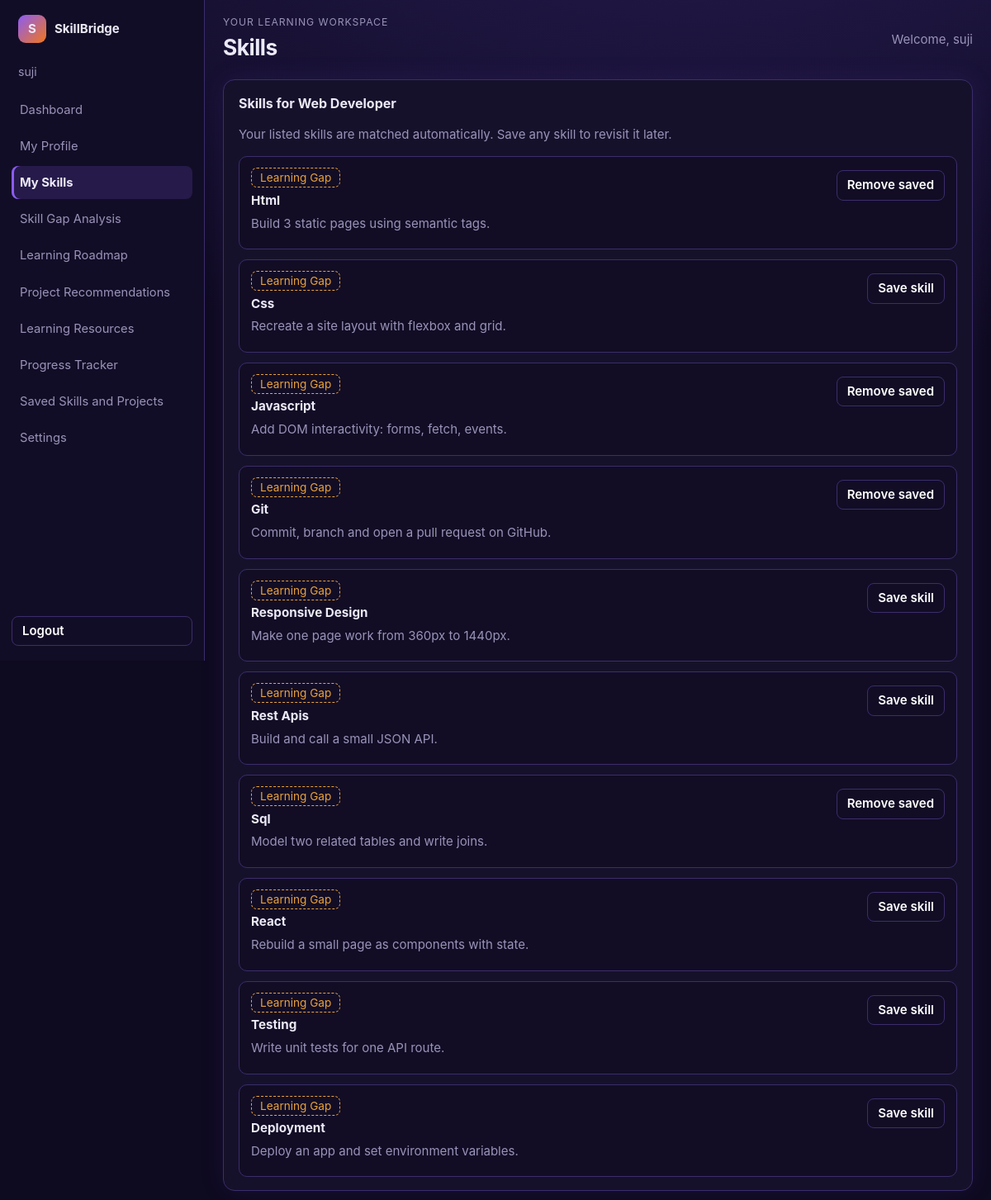
/skills (signed in), run on the app's committed database.
### tables this page shows
CREATE TABLE users (
        id INTEGER PRIMARY KEY, name TEXT NOT NULL, email TEXT NOT NULL UNIQUE,
        password_hash TEXT NOT NULL, department TEXT NOT NULL, year INTEGER NOT NULL,
        career_goal TEXT NOT NULL, skills TEXT NOT NULL DEFAULT '',
        created_at TEXT DEFAULT CURRENT_TIMESTAMP);

CREATE TABLE saved_items (
        user_id INTEGER NOT NULL REFERENCES users(id),
        item_type TEXT NOT NULL, item_key TEXT NOT NULL, title TEXT NOT NULL,
        details TEXT NOT NULL DEFAULT '', created_at TEXT DEFAULT CURRENT_TIMESTAMP,
        PRIMARY KEY (user_id, item_type, item_key));

### app.py (the view)
@app.route("/skills")
@login_required
def my_skills():
    return render_student_page("skills")

### app.py (called while the page is built)
def extract_skills(text: str) -> set:
    text = text.lower()
    found = set()
    for term, canon in VOCAB.items():
        if re.search(rf"(?<![\w+#.]){re.escape(term)}(?![\w+#])", text):
            found.add(canon)
    for tok in set(re.findall(r"[a-z0-9.+#-]{4,}", text)):
        if tok in VOCAB:
            continue
        hit = get_close_matches(tok, SINGLE, n=1, cutoff=0.85)
        if hit:
            found.add(VOCAB[hit[0]])
    return found

def render_student_page(page):
    user = current_user()
    analysis = build_analysis(user["career_goal"], user["skills"], user["id"])
    saved = db().execute(
        "SELECT item_type, item_key, title, details FROM saved_items WHERE user_id=? ORDER BY created_at DESC",
        (user["id"],),
    ).fetchall()
    return render_template(
        "index.html", careers=list(CAREERS), page=page, analysis=analysis,
        saved_items=[dict(row) for row in saved],
    )

def saved_exists(user_id, item_type, item_key):
    return db().execute(
        "SELECT 1 FROM saved_items WHERE user_id=? AND item_type=? AND item_key=?",
        (user_id, item_type, item_key),
    ).fetchone() is not None

### auth.py (called while the page is built)
def db():
    if "db" not in g:
        g.db = sqlite3.connect(DB_PATH)
        g.db.row_factory = sqlite3.Row
    return g.db

def current_user():
    return g.user

def csrf_token():
    return session.setdefault("csrf", secrets.token_hex(16))

def login_required(f):
    @wraps(f)
    def wrapper(*a, **k):
        if not g.user:
            if request.path.startswith("/api/"):
                return jsonify(error="Your session ended. Please log in again."), 401
            return redirect(url_for("login"))
        return f(*a, **k)
    return wrapper

### templates/index.html (shortened to what this page needs)
<!doctype html>
<html lang="en">
<head>
<link rel="stylesheet" href="{{ url_for('static', filename='style.css') }}">
</head>
<body>
<div class="app">
  {% set current_page = page %}
  {% include "_nav.html" %}
  <main class="shell">
    <header class="page-heading">
      <div><p class="eyebrow">Your learning workspace</p><h1>{{ page|replace("_", " ")|title }}</h1></div>
      <p class="welcome">Welcome, {{ user.name }}</p>
    </header>
    {% if page == "dashboard" %}
      <section class="stat-grid" aria-label="Learning summary">
        <article class="panel stat"><span>Career match</span><strong data-career-score>{{ analysis.score }}%</strong></article>
        <article class="panel stat"><span>Roadmap complete</span><strong data-task-percent>{{ analysis.task_percent }}%</strong></article>
        <article class="panel stat"><span>Tasks remaining</span><strong data-pending-count>{{ analysis.pending_count }}</strong></article>
      </section>
      <div class="grid">
        <section class="panel">
          <h2>My skills and skill gap</h2>
          <form id="form">
            <label for="career">Career you want</label>
            <select id="career">{% for c in careers %}<option {% if c == analysis.career %}selected{% endif %}>{{ c }}</option>{% endfor %}</select>
            <label for="skills">Skills you have</label>
            <textarea id="skills" rows="5" placeholder="e.g. HTML, CSS, JavaScript and Git">{{ user.skills }}</textarea>
            <div class="prog" aria-label="Analysis loading"><i id="prog"></i></div>
            <button type="submit">Analyze my skills</button>
            <p id="error" role="alert" hidden></p>
          </form>
          <h3>Career skills</h3>
          <div class="chips" id="chips">
            {% for skill in analysis.skills %}<span class="chip {{ 'have' if skill.have else 'gap' }}">{{ skill.name }}</span>{% endfor %}
          </div>
        </section>
        <section class="panel">
          <h2>Personalized learning roadmap</h2>
          <p class="big" id="headline">Your journey to {{ analysis.career }}: {{ analysis.score }}% there</p>
          <div class="flow">
            <div class="hexw"><div class="hex cur"><small>Skills matched</small><strong id="n-have">{{ analysis.skills|selectattr("have")|list|length }} of {{ analysis.skills|length }}</strong></div></div>
            <div class="card gap"><h3>Next skills</h3><ul id="n-gap">{% for skill in analysis.next_up %}<li>{{ skill }}</li>{% else %}<li>No skill gaps found</li>{% endfor %}</ul></div>
            <div class="card path"><h3>Learning levels</h3><ul id="n-path">{% for phase in analysis.roadmap %}<li>{{ phase.level_name }}: {{ phase.steps|length }} tasks</li>{% else %}<li>No pending tasks</li>{% endfor %}</ul></div>
            <div class="hexw"><div class="hex tgt"><small>Target role</small><strong id="n-tgt">{{ analysis.career }}</strong></div></div>
          </div>
          <p><a class="text-link" href="{{ url_for('learning_roadmap') }}">Open full roadmap →</a></p>
        </section>
        <aside class="side">
          <section class="panel"><h2>Skill match by level</h2>
            {% for level in (1, 2, 3) %}
              {% set items = analysis.skills|selectattr("level", "equalto", level)|list %}
              {% if items %}
                {% set count = items|selectattr("have")|list|length %}
                <div class="bar"><div><span>{{ {1:"Beginner", 2:"Intermediate", 3:"Advanced"}[level] }}</span><span>{{ (100 * count / items|length)|round|int }}%</span></div><i><b style="width:{{ (100 * count / items|length)|round|int }}%"></b></i></div>
              {% endif %}
            {% endfor %}
          </section>
          <section class="panel"><h2>Project recommendations</h2>
            {% for project in analysis.projects[:2] %}<article class="proj"><h3>{{ project.title }}</h3><p>{{ project.desc }}</p></article>{% else %}<p class="muted">Add or update your skills to get project ideas.</p>{% endfor %}
            <a class="text-link" href="{{ url_for('project_recommendations') }}">See all projects →</a>
          </section>
        </aside>
      </div>
    {% elif page == "skills" %}
      <section class="panel">
        <h2>Skills for {{ analysis.career }}</h2>
        <p class="muted">Your listed skills are matched automatically. Save any skill to revisit it later.</p>
        <div class="item-list">
          {% for skill in analysis.skills %}
          <article class="item-card">
            <div><span class="chip {{ 'have' if skill.have else 'gap' }}">{{ "Have this skill" if skill.have else "Learning gap" }}</span>
              <h3>{{ skill.name|title }}</h3><p>{{ skill.tip }}</p></div>
            <button class="ghost" type="button" data-save-toggle data-type="skill" data-key="{{ skill.name }}" data-saved="{{ 'true' if skill.name in saved_items|selectattr('item_type', 'equalto', 'skill')|map(attribute='item_key')|list else 'false' }}">{{ "Remove saved" if skill.name in saved_items|selectattr('item_type', 'equalto', 'skill')|map(attribute='item_key')|list else "Save skill" }}</button>
          </article>
          {% endfor %}
        </div>
      </section>
    {% endif %}
  </main>
</div>
</body>
</html>

### templates/_nav.html (shortened to what this page needs)
<aside class="sidebar" aria-label="Main navigation">
  <a class="sidebar-brand" href="{{ url_for('dashboard') }}"><b class="logo">S</b><strong>SkillBridge</strong></a>
  <p class="sidebar-student">{{ user.name }}</p>
  <nav class="nav-links">
    {% set links = [
      ("dashboard", "Dashboard", "dashboard"),
      ("profile", "My Profile", "profile"),
      ("skills", "My Skills", "my_skills"),
      ("analysis", "Skill Gap Analysis", "skill_analysis"),
      ("roadmap", "Learning Roadmap", "learning_roadmap"),
      ("projects", "Project Recommendations", "project_recommendations"),
      ("resources", "Learning Resources", "learning_resources"),
      ("progress", "Progress Tracker", "progress_tracker"),
      ("saved", "Saved Skills and Projects", "saved_items_page"),
      ("settings", "Settings", "settings")
    ] %}
    {% for key, label, endpoint in links %}
      <a href="{{ url_for(endpoint) }}" {% if current_page == key %}aria-current="page"{% endif %}>{{ label }}</a>
    {% endfor %}
  </nav>
  <form method="post" action="{{ url_for('logout') }}" class="sidebar-logout">
    <button class="ghost" type="submit">Logout</button>
  </form>
</aside>

### static/style.css (style rules this page uses)
:root { --bg:#0e0a1f;--panel:#16112b;--line:#3b2d6b;--ink:#ece9f7;--muted:#9a93b8;--violet:#8b5cf6;--violet2:#6d45d6;--have:#34d3a6;--amber:#e9a23b;--orange:#f2761b }
* { box-sizing:border-box }
body { margin:0;background:radial-gradient(1200px 600px at 70% -10%,#241a4d,var(--bg));color:var(--ink);font:15px/1.5 Inter,system-ui,-apple-system,"Segoe UI",sans-serif }
.app { display:grid;grid-template-columns:64px 1fr;min-height:100% }
.logo { display:grid;place-items:center;width:34px;height:34px;border-radius:9px;background:linear-gradient(135deg,var(--violet),var(--orange));margin-bottom:10px }
.shell { padding:18px 22px 40px;min-width:0 }
.panel { background:var(--panel);border:1px solid var(--line);border-radius:14px;padding:16px 18px;box-shadow:0 0 30px rgba(109,69,214,.12) }
h2 { margin:0 0 12px;font-size:1rem }
h3 { margin:16px 0 8px;font-size:.95rem }
button { font:inherit;font-weight:600;color:#fff;background:linear-gradient(135deg,var(--violet),var(--violet2));border:0;border-radius:8px;padding:10px 18px;cursor:pointer;margin-top:10px }
.chip { padding:3px 10px;border-radius:7px;font-size:.85rem;text-transform:capitalize }
.chip.gap { border:1px dashed var(--amber);color:var(--amber) }
.ghost { background:none;border:1px solid var(--line);margin:0;padding:6px 12px }
.app { grid-template-columns:248px minmax(0,1fr);min-height:100vh }
.sidebar { position:sticky;top:0;height:100vh;overflow-y:auto;display:flex;flex-direction:column;gap:12px;padding:18px 14px;background:#120d26;border-right:1px solid var(--line) }
.sidebar-brand { display:flex;align-items:center;gap:10px;color:var(--ink);text-decoration:none;padding:0 8px 12px }
.sidebar-brand .logo { margin:0 }
.sidebar-student { color:var(--muted);font-size:.88rem;margin:0 8px 4px;overflow-wrap:anywhere }
.nav-links { display:grid;gap:4px }
.nav-links a { color:var(--muted);text-decoration:none;padding:9px 10px;border-radius:8px;font-size:.92rem }
.nav-links a:hover,.nav-links a[aria-current=page] { color:var(--ink);background:rgba(139,92,246,.17) }
.nav-links a[aria-current=page] { box-shadow:inset 3px 0 var(--violet);font-weight:650 }
.sidebar-logout { margin-top:auto }
.sidebar-logout button { width:100%;text-align:left }
.page-heading { display:flex;justify-content:space-between;align-items:center;gap:14px;margin-bottom:18px }
.page-heading h1 { margin:0;font-size:1.65rem;letter-spacing:-.02em }
.page-heading .eyebrow { margin:0 0 2px }
.welcome,.muted { color:var(--muted) }
.eyebrow { font-size:.76rem;text-transform:uppercase;letter-spacing:.08em;color:var(--muted) }
.item-list { display:grid;gap:12px;margin-top:12px }
.item-card { display:flex;justify-content:space-between;align-items:flex-start;gap:16px;padding:14px;border:1px solid var(--line);border-radius:10px;background:rgba(15,11,32,.5) }
.item-card h3 { margin:5px 0 }
.item-card p { color:var(--muted);margin:5px 0 }
.item-card .ghost { flex:0 0 auto;margin-top:2px }

### data on the page
users: name "suji", career "Web Developer"
saved_items: have "Learning Gap", name "Html", tip "Build 3 static pages using semantic tags."
saved_items: item_type+item_key "Remove saved", item_type+item_key "Save skill" "Save skill" "Save skill" "Save skill" "Save skill" "Save skill", have "Learning Gap", name "Sql", tip "Model two related tables and write joins."
saved_items: have "Learning Gap", name "Javascript", tip "Add DOM interactivity: forms, fetch, events."
saved_items: have "Learning Gap", name "Git", tip "Commit, branch and open a pull request on GitHub."

### other printed values
{{ label }} "Dashboard" "My Profile" "My Skills" "Skill Gap Analysis" "Learning Roadmap" "Project Recommendations" "Learning Resources" "Progress Tracker" "Saved Skills and Projects" "Settings"
{{ page|replace("_", " ")|title }} "Skills"
{{ "Have this skill" if skill.have else "Learning gap" }} "Learning Gap" "Learning Gap" "Learning Gap" "Learning Gap" "Learning Gap" "Learning Gap"
{{ skill.name|title }} "Css" "Responsive Design" "Rest Apis" "React" "Testing" "Deployment"
{{ skill.tip }} "Recreate a site layout with flexbox and grid." "Make one page work from 360px to 1440px." "Build and call a small JSON API." "Rebuild a small page as components with state." "Write unit tests for one API route." "Deploy an app and set environment variables."
